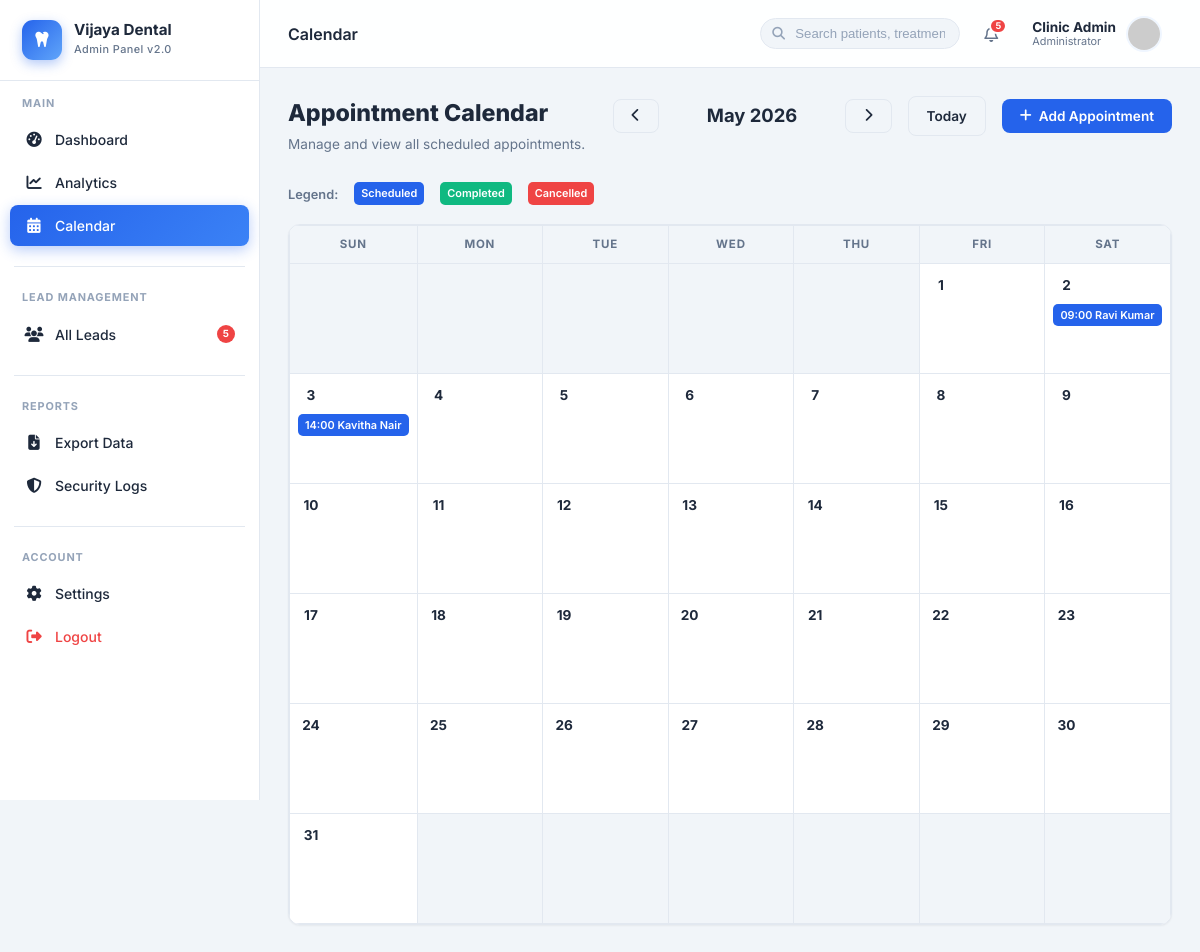
Page /calendar.php?month=05&year=2026 (signed in) on the committed database.
### tables this page shows
CREATE TABLE IF NOT EXISTS appointments (
    id               INT AUTO_INCREMENT PRIMARY KEY,
    patient_id       INT DEFAULT NULL,
    patient_name     VARCHAR(100) NOT NULL,
    treatment        VARCHAR(100) NOT NULL,
    appointment_date DATE        NOT NULL,
    appointment_time TIME        NOT NULL,
    status           ENUM('Scheduled','Completed','Cancelled') DEFAULT 'Scheduled',
    notes            TEXT,
    created_at       TIMESTAMP DEFAULT CURRENT_TIMESTAMP,
    FOREIGN KEY (patient_id) REFERENCES leads(id) ON DELETE SET NULL
);

### calendar.php (the view, shortened to what this page needs)
<?php
require_once __DIR__ . '/includes/header.php';
require_once __DIR__ . '/includes/sidebar.php';
require_once __DIR__ . '/includes/topbar.php';
$month = isset($_GET['month']) ? max(1, min(12, (int)$_GET['month'])) : (int)date('m');
$year  = isset($_GET['year'])  ? (int)$_GET['year'] : (int)date('Y');
$first_ts     = mktime(0,0,0,$month,1,$year);
$days_in_month = (int)date('t', $first_ts);
$start_weekday = (int)date('w', $first_ts);
$month_name   = date('F', $first_ts);
$today_day    = (date('m')==$month && date('Y')==$year) ? (int)date('j') : -1;
$prev_ts = strtotime('-1 month', $first_ts);
$next_ts = strtotime('+1 month', $first_ts);
$prev = ['m'=>date('m',$prev_ts), 'y'=>date('Y',$prev_ts)];
$next = ['m'=>date('m',$next_ts), 'y'=>date('Y',$next_ts)];
$apps_res = $conn->query("SELECT * FROM appointments
                           WHERE MONTH(appointment_date)=$month AND YEAR(appointment_date)=$year
                           ORDER BY appointment_time ASC");
$app_map  = [];
while ($a = $apps_res->fetch_assoc()) {
    $d = (int)date('j', strtotime($a['appointment_date']));
    $app_map[$d][] = $a;
}
?>
<div class="content-wrapper">
    <div class="page-header">
        <div class="page-header-left">
            <h1 class="page-title">Appointment Calendar</h1>
            <p class="page-subtitle">Manage and view all scheduled appointments.</p>
        </div>
        <div class="d-flex ai-center gap-8">
            <a href="?month=<?php echo $prev['m']; ?>&year=<?php echo $prev['y']; ?>" class="btn btn-secondary">
                <i class="fas fa-chevron-left"></i>
            </a>
            <span style="font-size:1.15rem;font-weight:700;min-width:170px;text-align:center;">
                <?php echo $month_name . ' ' . $year; ?>
            </span>
            <a href="?month=<?php echo $next['m']; ?>&year=<?php echo $next['y']; ?>" class="btn btn-secondary">
                <i class="fas fa-chevron-right"></i>
            </a>
            <a href="?month=<?php echo date('m'); ?>&year=<?php echo date('Y'); ?>" class="btn btn-secondary" style="margin-left:8px;">Today</a>
            <button onclick="openAddModal()" class="btn btn-primary" style="margin-left:8px;">
                <i class="fas fa-plus"></i> Add Appointment
            </button>
        </div>
    </div>
    <div class="d-flex ai-center gap-8" style="margin-bottom:16px;gap:16px;flex-wrap:wrap;">
        <span style="font-size:0.8rem;font-weight:600;color:var(--text-muted);">Legend:</span>
        <span class="app-tag scheduled" style="position:static;width:auto;display:inline-block;opacity:1;"> Scheduled</span>
        <span class="app-tag completed" style="position:static;width:auto;display:inline-block;opacity:1;"> Completed</span>
        <span class="app-tag cancelled" style="position:static;width:auto;display:inline-block;opacity:1;"> Cancelled</span>
    </div>
    <div class="card" style="padding:0;overflow:hidden;">
        <div class="cal-grid">
            <?php foreach(['Sun','Mon','Tue','Wed','Thu','Fri','Sat'] as $d): ?>
                <div class="cal-head"><?php echo $d; ?></div>
            <?php endforeach; ?>
            <?php
            for ($i=0; $i<$start_weekday; $i++) echo '<div class="cal-cell empty-cell"></div>';
            for ($day=1; $day<=$days_in_month; $day++):
                $cls = ($day===$today_day) ? 'today-cell' : '';
            ?>
                <div class="cal-cell <?php echo $cls; ?>">
                    <span class="day-num"><?php echo $day; ?></span>
                    <?php if (!empty($app_map[$day])): ?>
                        <?php foreach($app_map[$day] as $app): ?>
                            <span class="app-tag <?php echo strtolower($app['status']); ?>"
                                  title="<?php echo htmlspecialchars($app['patient_name']); ?> — <?php echo htmlspecialchars($app['treatment']); ?> @ <?php echo date('H:i', strtotime($app['appointment_time'])); ?>">
                                <?php echo date('H:i', strtotime($app['appointment_time'])); ?>
                                <?php echo htmlspecialchars($app['patient_name']); ?>
                            </span>
                        <?php endforeach; ?>
                    <?php endif; ?>
                </div>
            <?php endfor; ?>
            <?php
            $used = $start_weekday + $days_in_month;
            $remaining = (7 - ($used % 7)) % 7;
            for ($i=0; $i<$remaining; $i++) echo '<div class="cal-cell empty-cell"></div>';
            ?>
        </div>
    </div>
</div>
<?php require_once __DIR__ . '/includes/footer.php'; ?>

### assets/css/style.css (style rules this page uses)
:root { --primary: #2563eb; --primary-dark: #1d4ed8; --primary-light: #eff6ff; --primary-ring: rgba(37, 99, 235, 0.15); --secondary: #10b981; --secondary-dark:#059669; --accent: #f59e0b; --danger: #ef4444; --text-main: #1e293b; --text-muted: #64748b; --text-light: #94a3b8; --bg-main: #f1f5f9; --bg-card: #ffffff; --border: #e2e8f0; --sidebar-w: 260px; --topbar-h: 68px; --shadow-xs: 0 1px 2px rgba(0,0,0,.05); --shadow-sm: 0 2px 8px rgba(0,0,0,.07); --shadow-md: 0 8px 24px rgba(0,0,0,.08); --shadow-lg: 0 16px 48px rgba(0,0,0,.12); --radius-sm: 8px; --radius: 12px; --radius-lg: 16px; --transition: all 0.22s ease; }
*, *::before, *::after { box-sizing: border-box; margin: 0; padding: 0; }
html { scroll-behavior: smooth; }
body { font-family: 'Inter', system-ui, -apple-system, sans-serif; background: var(--bg-main); color: var(--text-main); overflow-x: hidden; font-size: 14px; line-height: 1.5; }
a { text-decoration: none; color: inherit; }
button { font-family: inherit; }
.content-wrapper { padding: 28px; animation: fadeUp 0.38s ease; }
.page-header { margin-bottom: 28px; display: flex; align-items: flex-start; justify-content: space-between; gap: 16px; flex-wrap: wrap; }
.page-header-left .page-title { font-size: 1.45rem; font-weight: 800; color: var(--text-main); }
.page-header-left .page-subtitle { font-size: 0.85rem; color: var(--text-muted); margin-top: 3px; }
.card { background: var(--bg-card); border-radius: var(--radius); box-shadow: var(--shadow-xs); border: 1px solid var(--border); padding: 24px; }
.btn { display: inline-flex; align-items: center; justify-content: center; gap: 7px; padding: 9px 18px; border-radius: var(--radius-sm); font-weight: 600; font-size: 0.85rem; cursor: pointer; border: none; transition: var(--transition); white-space: nowrap; text-decoration: none; font-family: inherit; }
.btn-primary { background: var(--primary); color: #fff; }
.btn-secondary { background: var(--bg-main); color: var(--text-main); border: 1.5px solid var(--border); }
.gap-8 { gap: 8px; }
.d-flex { display: flex; }
.ai-center { align-items: center; }

### calendar.php (style rules this page uses)
.cal-grid { display: grid; grid-template-columns: repeat(7, 1fr); border-left: 1px solid var(--border); border-top: 1px solid var(--border); }
.cal-head { background: var(--bg-main); padding: 10px; text-align: center; font-size: 0.72rem; font-weight: 700; color: var(--text-muted); text-transform: uppercase; letter-spacing: 0.07em; border-right: 1px solid var(--border); border-bottom: 1px solid var(--border); }
.cal-cell { min-height: 110px; padding: 8px; border-right: 1px solid var(--border); border-bottom: 1px solid var(--border); background: #fff; vertical-align: top; transition: background .15s; }
.cal-cell.empty-cell { background: var(--bg-main); }
.day-num { font-weight: 700; font-size: 0.85rem; margin-bottom: 6px; display: inline-flex; align-items: center; justify-content: center; width: 26px; height: 26px; border-radius: 50%; }
.app-tag { display: block; font-size: 0.68rem; font-weight: 600; padding: 3px 7px; border-radius: 5px; margin-bottom: 3px; white-space: nowrap; overflow: hidden; text-overflow: ellipsis; cursor: pointer; color: #fff; }
.app-tag.scheduled { background: var(--primary); }
.app-tag.completed { background: var(--secondary); }
.app-tag.cancelled { background: var(--danger); }

### rows in the picture
appointments: appointment_time "09:00", patient_name "Ravi Kumar"
appointments: appointment_time "14:00", patient_name "Kavitha Nair"

### other values in the picture
$new_leads_count "5"
$pageTitle "Calendar"
$_SESSION['admin_name'] "Clinic Admin"
$month_name "May"
$year "2026"
$d "SUN"
$d "MON"
$d "TUE"
$d "WED"
$d "THU"
$d "FRI"
$d "SAT"
